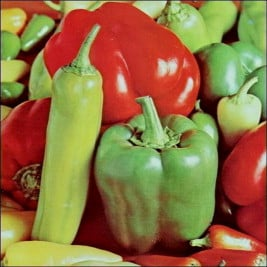
#> input picture scratchpad/peppers.png, 267 x 267 px
$ python subtractive.py
#> lines starting #> are read from the running program, lines starting #| are printed output that depends on the picture
import numpy as np
from PIL import Image
import os


def compose(colors):
    result = np.array([1.0, 1.0, 1.0])

    for color in colors:
        color = color.lstrip("#")
        rgb = np.array([int(color[i : i + 2], 16) for i in (0, 2, 4)]) / 255.0

        result *= rgb

    return tuple((result * 255).astype(np.uint8))


PALETTE = {
    "yellow": "#FEFF1B",
    "cyan": "#0C7DB1",
    "magenta": "#7a0db5",
    "orange": "#f78f11",
    "black": "#000000",
}


combinations = []

values = list(PALETTE.values())

for i in range(1, 1 << len(values)):
    combo = [values[j] for j in range(len(values)) if i & (1 << j)]
    combinations.append(combo)


palette_colors = [compose(c) for c in combinations]

print(palette_colors)


flat_palette = []

for rgb in palette_colors:
    flat_palette.extend(rgb)


flat_palette += [0] * (256 * 3 - len(flat_palette))


palette_img = Image.new("P", (1, 1))
palette_img.putpalette(flat_palette)

img = (
    Image.open(os.path.join(os.path.dirname(__file__), "peppers.png"))
    .convert("RGB")
    .resize((100, 100))
)
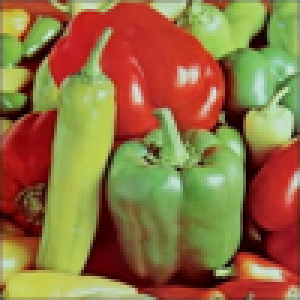
#> img: PIL image 100x100 RGB (shown 3 times larger); mean R, G, B 145.1, 112.7, 65

result = img.quantize(
    palette=palette_img,
    dither=Image.FLOYDSTEINBERG,
)
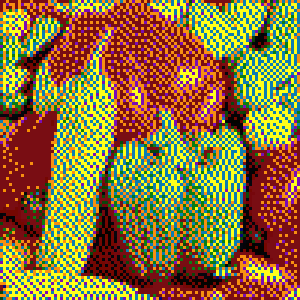
#> result: PIL image 100x100 P (shown 3 times larger); mean R, G, B 139.1, 112.6, 59.1

result = result.convert("RGB")

result.save("out.png")
# generate a bitmask for each original color
masks = {name: np.zeros(result.size, dtype=bool) for name in PALETTE}
for name, hex_color in PALETTE.items():
    color = compose([hex_color])
    mask = np.all(np.array(result) == color, axis=-1)
    masks[name] = mask
#> this loop made 5 passes
#> pass 1, `mask = np.all(np.array(result) == color, axis=-1)`:
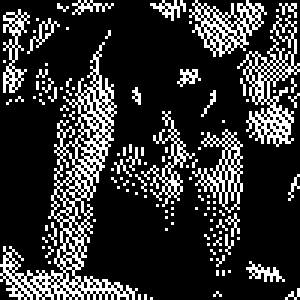
#> mask: shape (100, 100) bool (shown 3 times larger); 19.9% white in thin lines or dots
#> pass 2, `mask = np.all(np.array(result) == color, axis=-1)`:
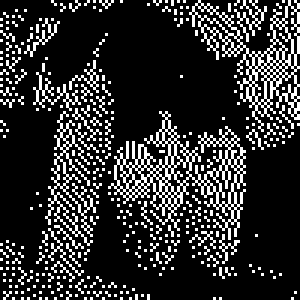
#> mask: shape (100, 100) bool (shown 3 times larger); 18.4% white in thin lines or dots
#> pass 3, `mask = np.all(np.array(result) == color, axis=-1)`:
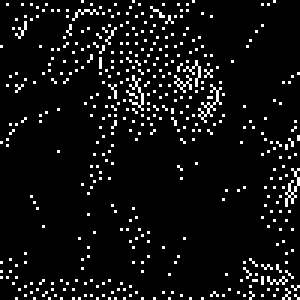
#> mask: shape (100, 100) bool (shown 3 times larger); 6.6% white in thin lines or dots
#> after the loop, masks = 5 items
# import cv2

# cv2.imwrite("mask_yellow.png", masks["cyan"].astype(np.uint8) * 255)
IMG_WIDTH_IN = 7
pix2in = IMG_WIDTH_IN / result.width
#> pix2in = 0.07
paper_size = (11, 8.5)
OFFSET = (
    paper_size[0] / 2 - (result.width * pix2in) / 2,
    paper_size[1] / 2 - (result.height * pix2in) / 2,
)
#> OFFSET = (2, 0.75)


def main():
    from pyaxidraw import axidraw
    # from fake_ad import FakeAD

#> (the run stopped early here; a loop or call above may not have finished)

$ run again, with scratchpad/picture.png copied over scratchpad/peppers.png
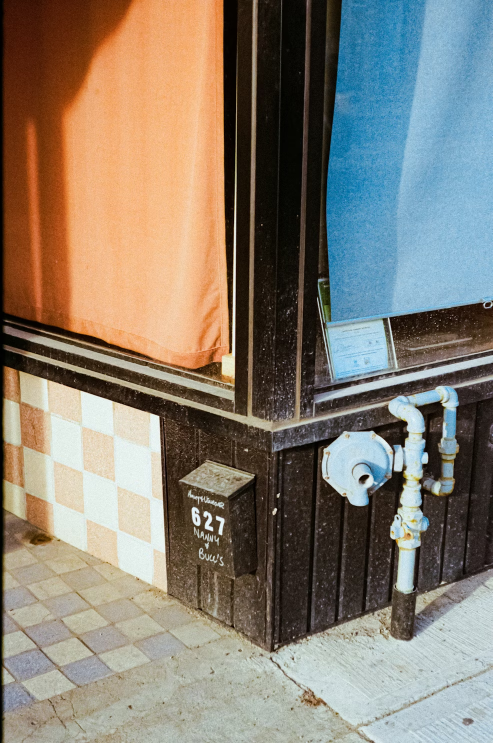
#> input picture scratchpad/picture.png, 985 x 1486 px (shown at 1/2 size)
#> the loop `for name, hex_color in PALETTE.items():` made 5 passes
#> pass 1, `mask = np.all(np.array(result) == color, axis=-1)`:
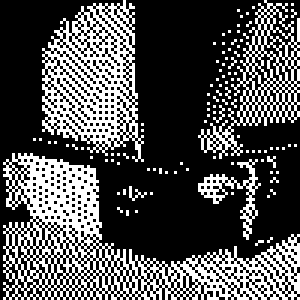
#> mask: shape (100, 100) bool (shown 3 times larger); 31.5% white in thin lines or dots
#> pass 3, `mask = np.all(np.array(result) == color, axis=-1)`:
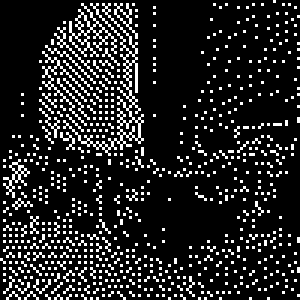
#> mask: shape (100, 100) bool (shown 3 times larger); 14.1% white in thin lines or dots
#> after the loop `for name, hex_color in PALETTE.items():`: masks = 5 items

$ run again, with scratchpad/image.jpg saved as scratchpad/peppers.png
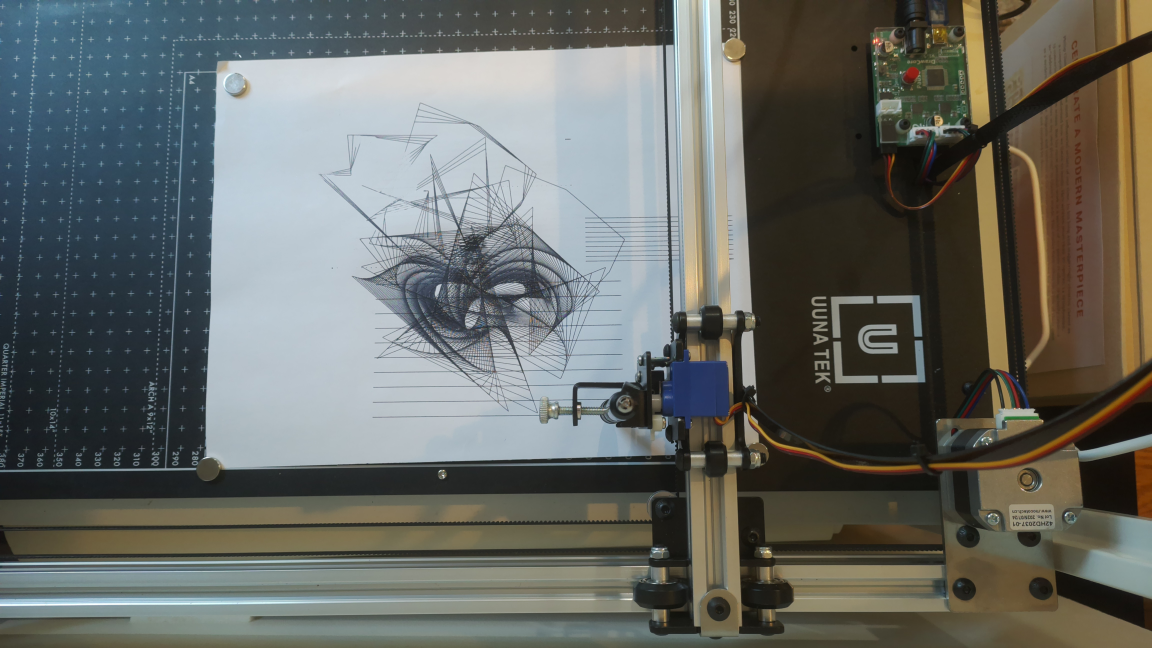
#> input picture scratchpad/image.jpg, 4608 x 2592 px (shown at 1/4 size)
#> the loop `for name, hex_color in PALETTE.items():` made 5 passes
#> pass 1, `mask = np.all(np.array(result) == color, axis=-1)`:
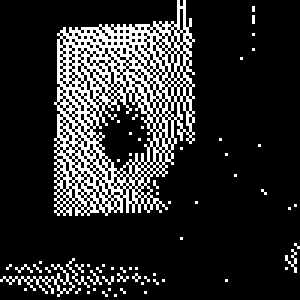
#> mask: shape (100, 100) bool (shown 3 times larger); 16.5% white in thin lines or dots
#> pass 3, `mask = np.all(np.array(result) == color, axis=-1)`:
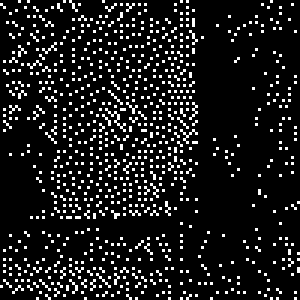
#> mask: shape (100, 100) bool (shown 3 times larger); 11% white in thin lines or dots
#> after the loop `for name, hex_color in PALETTE.items():`: masks = 5 items
